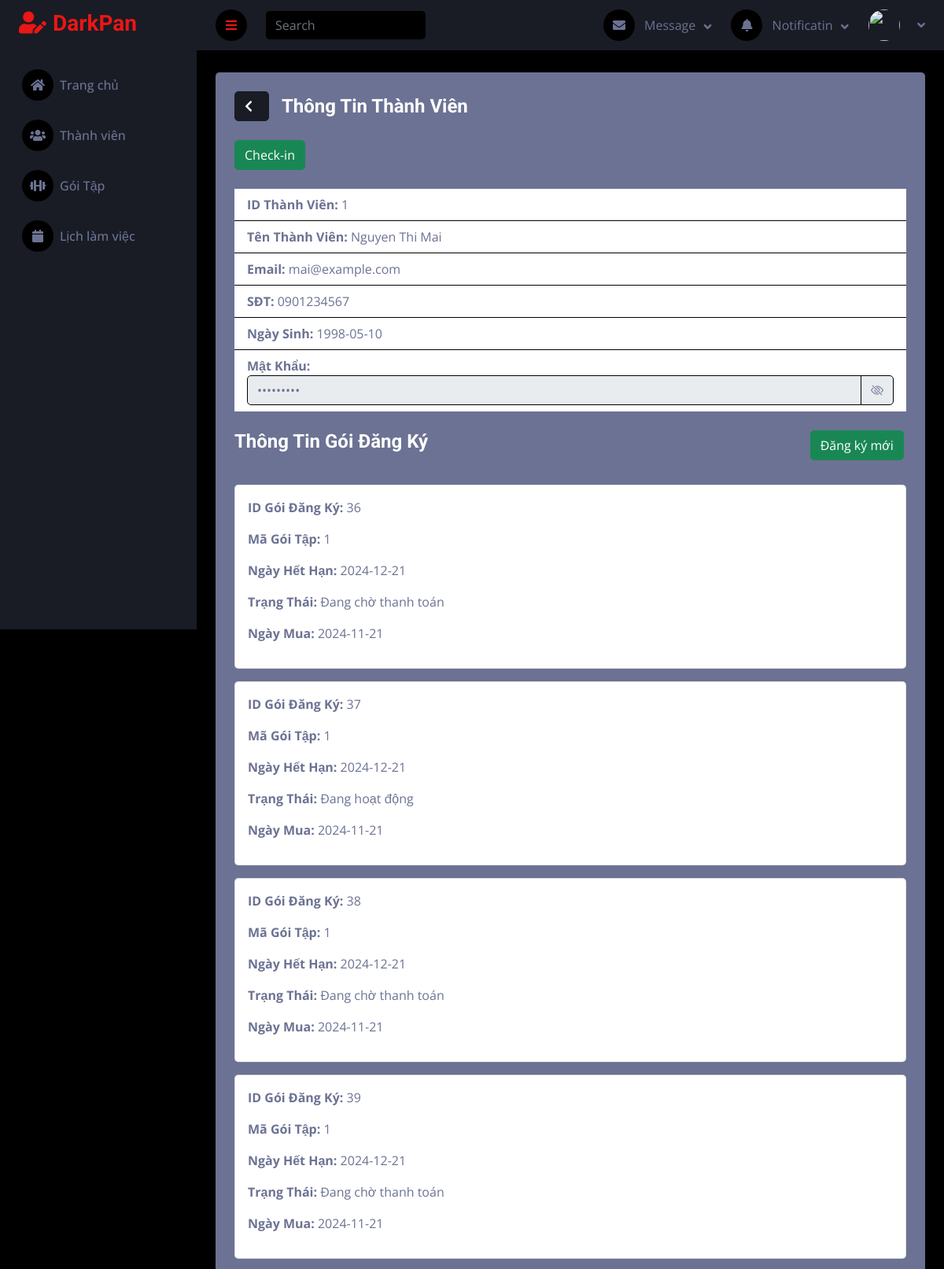
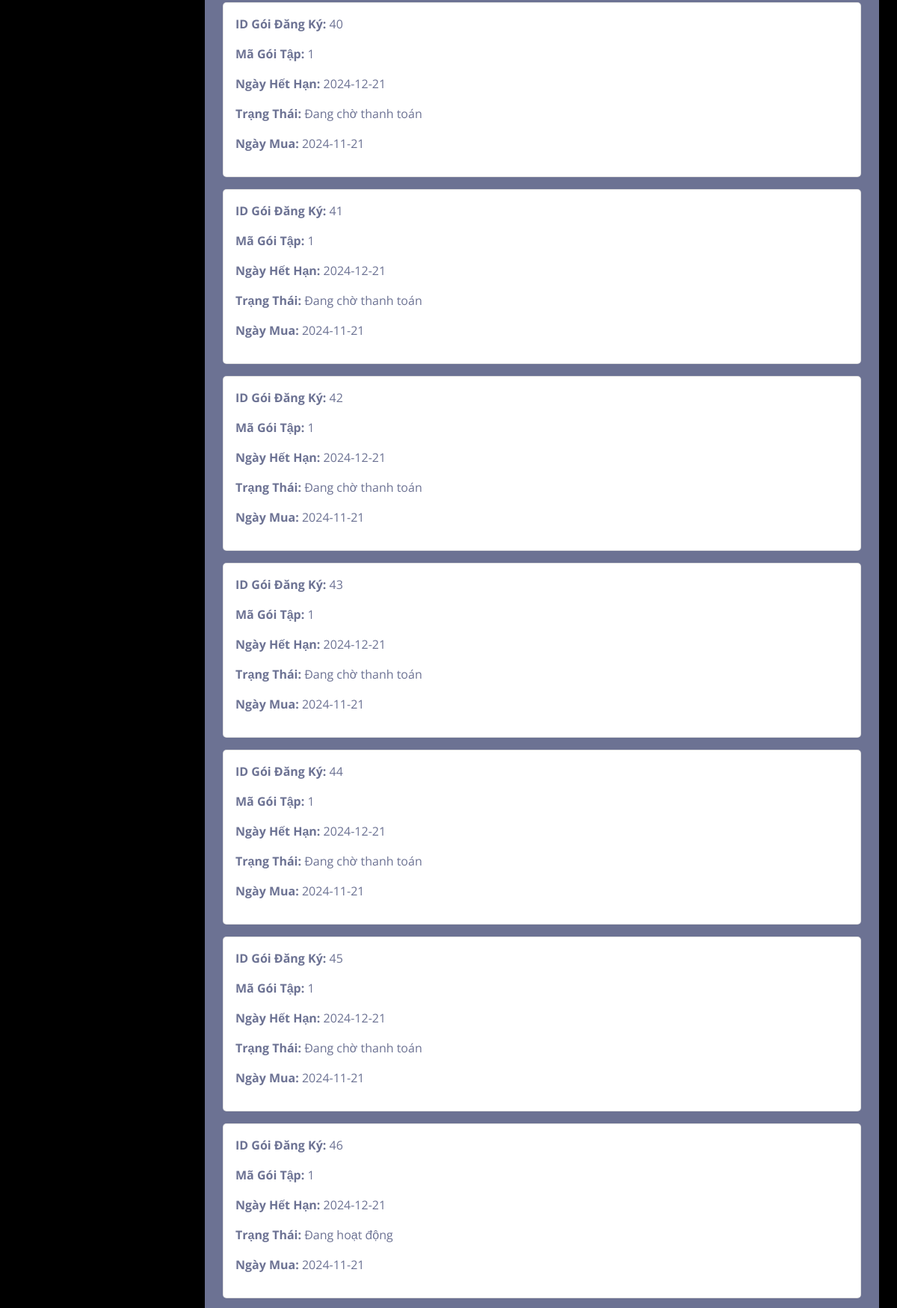
The page /public/NV_Quay/thanhVien/chiTietThanhVien?userID=1 (upper part) on the database its author committed (2 pictures, top to bottom).
### tables this page shows
CREATE TABLE `nguoidung` (
  `userID` int(10) NOT NULL,
  `hoTen` varchar(100) NOT NULL,
  `sdt` varchar(15) DEFAULT NULL,
  `ngaySinh` date DEFAULT NULL,
  `email` varchar(100) NOT NULL,
  `matKhau` varchar(255) NOT NULL,
  `vaiTro` enum('Admin','NVQuay','NVBaoTri','ThanhVien','NVHuongDanVien') NOT NULL,
  `hinhAnh` varchar(255) NOT NULL,
  `token` varchar(255) NOT NULL
);

CREATE TABLE `goidangky` (
  `idDangKy` int(11) NOT NULL,
  `userID` int(11) NOT NULL,
  `maGoiTap` int(11) NOT NULL,
  `ngayHetHan` date NOT NULL,
  `trangThai` enum('Đang hoạt động','Hết hạn','Đã hủy','Đang chờ thanh toán') NOT NULL DEFAULT 'Đang chờ thanh toán',
  `ngayMua` date NOT NULL
);

### controllers/HomeController_NV.php (called while the page is built, shortened)
<?php
require_once BASE_PATH . '/models/ThanhVienModel.php';
class HomeController_NV {
    public function chiTietThanhVien() {
        $this->render('NV_Quay/thanhVien/chiTietThanhVien');
    }
    protected function render($view, $data = []) {
        extract($data);
        require_once BASE_PATH . "/views/$view.php";
    }
}
?>

### public/index.php (called while the page is built, shortened)
<?php
$router = new Router();
$router->handleRequest();
?>

### models/ThanhVienModel.php (called while the page is built, shortened)
<?php
require_once "../config/database.php";
class Member {
    private $conn;
    public function __construct() {
        $database = new Database();
        $this->conn = $database->connect();
    }
    public function getMembersByUserID($userID) {
        $query = "SELECT * FROM nguoidung WHERE vaiTro = 'ThanhVien' AND userID = ?";
        $stmt = $this->conn->prepare($query);
        $stmt->bind_param("i", $userID);
        $stmt->execute();
        $result = $stmt->get_result();
        return $result->fetch_assoc();
    }
    public function getGoiDangKyByUserID($userID) {
        $query = "SELECT idDangKy, userID, maGoiTap, ngayHetHan, trangThai, ngayMua
                  FROM goidangky
                  WHERE userID = ?";
        $stmt = $this->conn->prepare($query);
        $stmt->bind_param("i", $userID);
        $stmt->execute();
        $result = $stmt->get_result();
        return $result->fetch_all(MYSQLI_ASSOC);
    }
    function hasActivePackage($userId) {
        $query = "SELECT COUNT(*) AS total FROM goidangky WHERE userID = ? AND trangThai = 'Đang hoạt động'";
        $stmt = $this->conn->prepare($query);
        if ($stmt) {
            $stmt->bind_param('i', $userId);
            $stmt->execute();
            $result = $stmt->get_result();
            if ($row = $result->fetch_assoc()) {
                return $row['total'] > 0;
            }
        }
        return false;
    }
}
?>

### config/database.php (called while the page is built, shortened)
<?php
class Database {
    private $servername = "localhost:3306";
    private $username = "root";
    private $password = "";
    private $dbname = "gym";
    public function connect() {
        $this->conn = mysqli_connect($this->servername, $this->username, $this->password, $this->dbname);
        return $this->conn;
    }
}
?>

### views/NV_Quay/thanhVien/ChiTietThanhVien.php (the view, shortened to what this page needs)
<?php
    require_once '../models/ThanhVienModel.php';
    $thanhVienModel = new Member();
    $userID = isset($_GET['userID']) ? $_GET['userID'] : null;
    $hasActivePackage = $thanhVienModel->hasActivePackage($userID);
    $isCheckedIn = false;
    if ($userID) {
        $thanhVien = $thanhVienModel->getMembersByUserID($userID);
?>
<!DOCTYPE html>
<html lang="en">
<head>
    <link href="https://cdnjs.cloudflare.com/ajax/libs/font-awesome/5.10.0/css/all.min.css" rel="stylesheet">
    <link href="https://cdn.jsdelivr.net/npm/bootstrap-icons@1.4.1/font/bootstrap-icons.css" rel="stylesheet">
    <link href="asset/lib/owlcarousel/assets/owl.carousel.min.css" rel="stylesheet">
    <link href="asset/lib/tempusdominus/css/tempusdominus-bootstrap-4.min.css" rel="stylesheet" />
    <link href="asset/css/bootstrap.min.css" rel="stylesheet">
    <link href="asset/css/style.css" rel="stylesheet">
</head>
<body>
    <?php require_once('../views/NV_Quay/layout/header.php'); ?>
    <?php require_once('../views/NV_Quay/layout/sidebar.php'); ?>
    <div class="container-fluid pt-4 px-4 my-1">
    <div class="row g-4">
        <div class="col-12">
            <div class="bg-light rounded p-4">
            <div class="d-flex align-items-center mb-4">
                <button onclick="window.history.back()" class="btn btn-secondary mb-0 me-3">
                <i class="fa fa-chevron-left me-2"></i>
                </button>
                <h4 class="mb-0">Thông Tin Thành Viên</h4>
            </div>
                <div class="d-flex mb-4">
                    <?php if ($hasActivePackage):  ?>
                        <?php if (!$isCheckedIn): ?>
                            <button id="checkinButton" class="btn btn-success">Check-in</button>
                        <?php else: ?>
                            <button id="checkoutButton" class="btn btn-danger">Check-out</button>
                        <?php endif; ?>
                    <?php else: ?>
                        <span class="text-warning">Bạn cần có một gói hoạt động để Check-in.</span>
                    <?php endif; ?>
                </div>
                <ul class="list-group list-group-flush mb-4">
                    <li class="list-group-item"><strong>ID Thành Viên:</strong> <?= $thanhVien['userID'] ?></li>
                    <li class="list-group-item"><strong>Tên Thành Viên:</strong> <?= $thanhVien['hoTen'] ?></li>
                    <li class="list-group-item"><strong>Email:</strong> <?= $thanhVien['email'] ?></li>
                    <li class="list-group-item"><strong>SĐT:</strong> <?= $thanhVien['sdt'] ?></li>
                    <li class="list-group-item"><strong>Ngày Sinh:</strong> <?= $thanhVien['ngaySinh'] ?></li>
                    <li class="list-group-item">
                        <strong>Mật Khẩu:</strong>
                        <div class="input-group">
                            <input type="password" id="password" class="form-control" value="<?= $thanhVien['matKhau'] ?>" readonly>
                            <span class="input-group-text">
                                <i class="bi bi-eye-slash" id="togglePassword" style="cursor: pointer;"></i>
                            </span>
                        </div>
                    </li>
                </ul>
                <div class="row mb-3">
                    <div class="col-sm-12 col-xl-10">
                    <h4 class="mb-4">Thông Tin Gói Đăng Ký</h4>
                    </div>
                    <div class="col-sm-3 col-xl-2">
                        <button class="btn btn-success" data-bs-toggle="modal" data-bs-target="#addGoitapForCustomerModal">Đăng ký mới</button>
                    </div>
                </div>
                <?php
                    $goiDangKyList = $thanhVienModel->getGoiDangKyByUserID($userID);
                    if (!empty($goiDangKyList)) {
                        foreach ($goiDangKyList as $item) {
                    ?>
                            <div class="card mb-3">
                                <div class="card-body">
                                    <p><strong>ID Gói Đăng Ký:</strong> <?= $item['idDangKy'] ?></p>
                                    <p><strong>Mã Gói Tập:</strong> <?= $item['maGoiTap'] ?></p>
                                    <p><strong>Ngày Hết Hạn:</strong> <?= $item['ngayHetHan'] ?></p>
                                    <p><strong>Trạng Thái:</strong> <?= $item['trangThai'] ?></p>
                                    <p><strong>Ngày Mua:</strong> <?= $item['ngayMua'] ?></p>
                                </div>
                            </div>
                    <?php
                        }
                    } else {
                        echo '<div class="alert alert-warning">Không có thông tin gói đăng ký cho thành viên này.</div>';
                    }
                } else {
                    echo '<div class="alert alert-danger">Không tìm thấy thông tin thành viên.</div>';
                }
                ?>
            </div>
        </div>
    </div>
</div>
</body>
</html>

### asset/css/style.css (style rules this page uses)
:root { --primary: #EB1616; --secondary: #191C24; --light: #6C7293; --dark: #000000; }
.btn { transition: .5s; }

### rows shown on the page
nguoidung: userID "1", hoTen "Nguyen Thi Mai", email "mai@example.com", sdt "0901234567", ngaySinh "1998-05-10"
goidangky: idDangKy "36", maGoiTap "1", ngayHetHan "2024-12-21", trangThai "Đang chờ thanh toán", ngayMua "2024-11-21"
goidangky: idDangKy "37", maGoiTap "1", ngayHetHan "2024-12-21", trangThai "Đang hoạt động", ngayMua "2024-11-21"
goidangky: idDangKy "38", maGoiTap "1", ngayHetHan "2024-12-21", trangThai "Đang chờ thanh toán", ngayMua "2024-11-21"
goidangky: idDangKy "39", maGoiTap "1", ngayHetHan "2024-12-21", trangThai "Đang chờ thanh toán", ngayMua "2024-11-21"
goidangky: idDangKy "40", maGoiTap "1", ngayHetHan "2024-12-21", trangThai "Đang chờ thanh toán", ngayMua "2024-11-21"
goidangky: idDangKy "41", maGoiTap "1", ngayHetHan "2024-12-21", trangThai "Đang chờ thanh toán", ngayMua "2024-11-21"
goidangky: idDangKy "42", maGoiTap "1", ngayHetHan "2024-12-21", trangThai "Đang chờ thanh toán", ngayMua "2024-11-21"
goidangky: idDangKy "43", maGoiTap "1", ngayHetHan "2024-12-21", trangThai "Đang chờ thanh toán", ngayMua "2024-11-21"
goidangky: idDangKy "44", maGoiTap "1", ngayHetHan "2024-12-21", trangThai "Đang chờ thanh toán", ngayMua "2024-11-21"
goidangky: idDangKy "45", maGoiTap "1", ngayHetHan "2024-12-21", trangThai "Đang chờ thanh toán", ngayMua "2024-11-21"
goidangky: idDangKy "46", maGoiTap "1", ngayHetHan "2024-12-21", trangThai "Đang hoạt động", ngayMua "2024-11-21"
